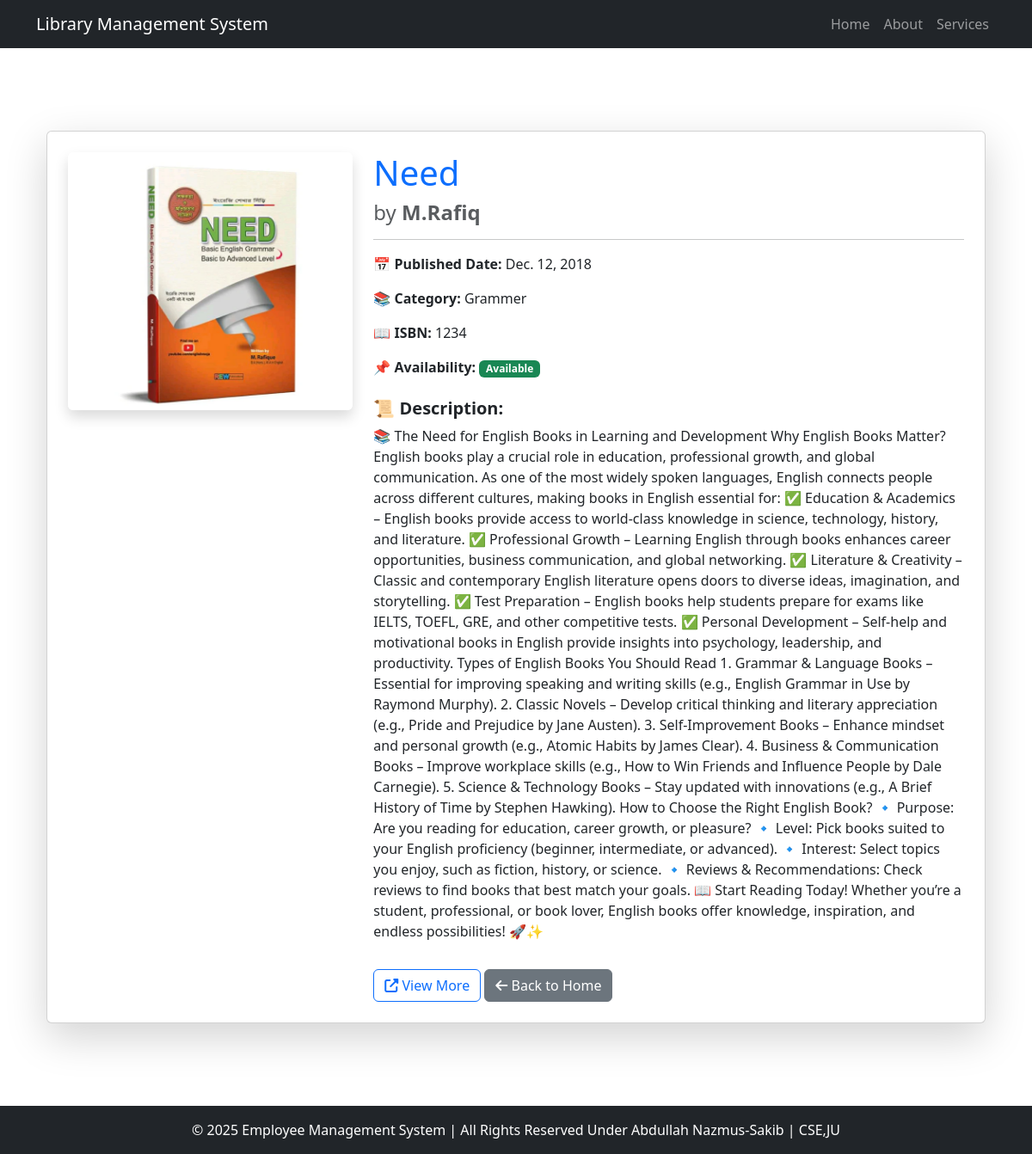
The app's page /booksdetails/1/ with its own data.
### books/models.py (models this page shows, shortened)
class Books(models.Model):
    title = models.CharField(max_length=40)
    author = models.ForeignKey(Author,on_delete=models.CASCADE, related_name='books')
    published_date = models.DateField()
    isbn = models.CharField(max_length=13, unique=True)
    category = models.CharField(max_length=50)
    available = models.BooleanField(default=True)
    thumbnail = models.ImageField(upload_to='books/',null=True,blank=True)
    descriptions = models.TextField(null=True,blank=True)
    Source = models.TextField(help_text="Enter the book online link for more deatils and buy link",null=True, blank=True)

class Author(models.Model):
    name = models.CharField(max_length=30)
    Msc = models.CharField(max_length=50)
    Bsc = models.CharField(max_length=50)
    birth_date = models.DateField(null=True, blank=True)
    nationality = models.CharField(max_length=30, null=True, blank=True)
    def __str__(self):
        return self.name

### books/views.py (the view)
# urls.py: path("booksdetails/<int:id>/",views.Book_details,name='booksdetails'),
def Book_details(request,id):
    book = get_object_or_404(Books, id=id)
    context={
        'book':book
    }
    return render(request,"books/books_details.html",context)

### templates/books/books_details.html (shortened to what this page needs)
{% extends "books/base.html" %}
{% block content %}
<div class="container my-5">
    <div class="card shadow-lg p-4">
        <div class="row">
            <div class="col-md-4 text-center">
                {% if book.thumbnail %}
                    <img src="{{ book.thumbnail.url }}" class="img-fluid rounded shadow" alt="{{ book.title }}" style="height: 300px; object-fit: cover;">
                {% else %}
                    <img src="https://via.placeholder.com/300x400?text=No+Image" class="img-fluid rounded shadow" alt="No Image Available">
                {% endif %}
            </div>
            <div class="col-md-8">
                <h1 class="text-primary">{{ book.title }}</h1>
                <h4 class="text-muted">by <strong>{{ book.author }}</strong></h4>
                <hr>
                <p><strong>📅 Published Date:</strong> {{ book.published_date }}</p>
                <p><strong>📚 Category:</strong> {{ book.category }}</p>
                <p><strong>📖 ISBN:</strong> {{ book.isbn }}</p>
                <p><strong>📌 Availability:</strong>
                    {% if book.available %}
                        <span class="badge bg-success">Available</span>
                    {% else %}
                        <span class="badge bg-danger">Out of Stock</span>
                    {% endif %}
                </p>
                <h5 class="mt-4"><strong>📜 Description:</strong></h5>
                <p class="text-justify">{{ book.descriptions|default:"No description available." }}</p>
                {% if book.Source %}
                    <a href="{{ book.Source }}" class="btn btn-outline-primary mt-3" target="_blank">
                        <i class="fas fa-external-link-alt"></i> View More
                    </a>
                {% endif %}
                <a href="{% url 'home' %}" class="btn btn-secondary mt-3">
                    <i class="fas fa-arrow-left"></i> Back to Home
                </a>
            </div>
        </div>
    </div>
</div>
{% endblock content %}

### static/books/css/base.css (style rules this page uses)
html, body { height: 100%; }
body { display: flex; flex-direction: column; }

### records on screen
Books: thumbnail (picture), title "Need", author "M.Rafiq", published_date "Dec. 12, 2018", category "Grammer", isbn "1234", descriptions "📚 The Need for English Books in Learning and Development Why English Books Matter? English books play a crucial role in education, professional growth, and global communication. As one of the most widely spoken languages, English connects people across different cultures, making books in English essential for: ✅ Education & Academics – English books provide access to world-class knowledge in science, technology, history, and literature. ✅ Professional Growth – Learning English through books enhances career opportunities, business communication, and global networking. ✅ Literature & Creativity – Classic and contemporary English literature opens doors to diverse ideas, imagination, and…"
